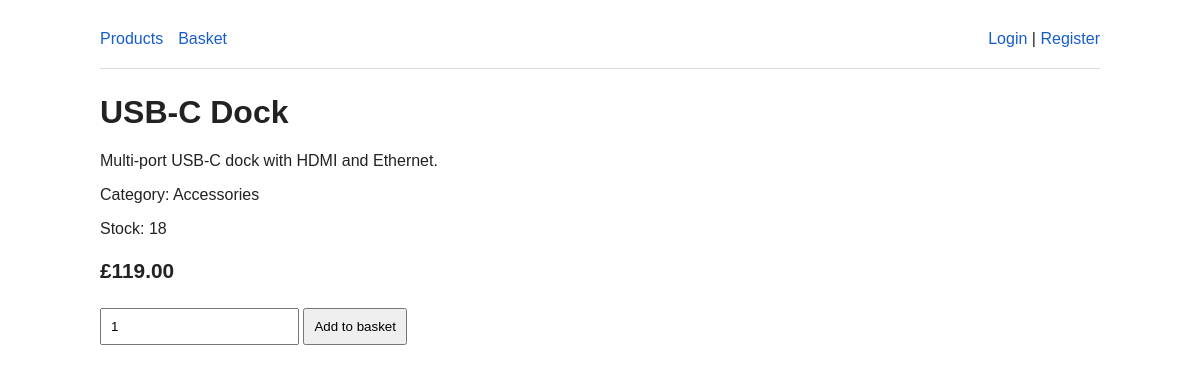
The app's page /product/4 with its own data.
### app/models.py (models this page shows)
class Product(db.Model):
    id = db.Column(db.Integer, primary_key=True)
    name = db.Column(db.String(150), nullable=False)
    description = db.Column(db.Text, nullable=False)
    price = db.Column(db.Float, nullable=False)
    stock = db.Column(db.Integer, nullable=False, default=0)
    category = db.Column(db.String(80), nullable=False)

### app/routes.py (the view)
@web.route("/product/<int:product_id>")
def product(product_id):
    product = db.session.get(Product, product_id)
    if not product:
        return "Product not found", 404
    return render_template("product.html", product=product, user=current_user())

### app/routes.py (called while the page is built)
def current_user():
    uid = session.get("user_id")
    return db.session.get(User, uid) if uid else None

### app/templates/product.html
{% extends "base.html" %}
{% block content %}
<h1>{{ product.name }}</h1>
<p>{{ product.description }}</p>
<p>Category: {{ product.category }}</p>
<p>Stock: {{ product.stock }}</p>
<p class="price">£{{ "%.2f"|format(product.price) }}</p>
<form method="post" action="{{ url_for('web.add_to_cart', product_id=product.id) }}">
  <input type="number" name="quantity" value="1" min="1">
  <button>Add to basket</button>
</form>
{% endblock %}

### app/templates/base.html (style rules this page uses)
body { font-family: Arial, sans-serif; max-width: 1000px; margin: 30px auto; padding: 0 20px; color: #222; }
.price { font-size:1.3em; font-weight:bold; }
input, button { padding:9px; margin:4px 0; }
button { cursor:pointer; }

### records on screen
Product: name "USB-C Dock", description "Multi-port USB-C dock with HDMI and Ethernet.", category "Accessories", stock "18", price "119.00"
